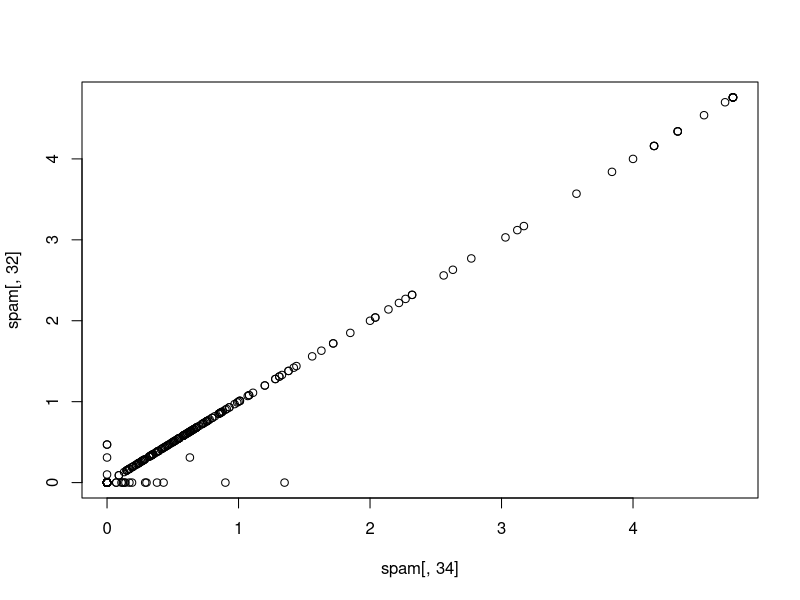
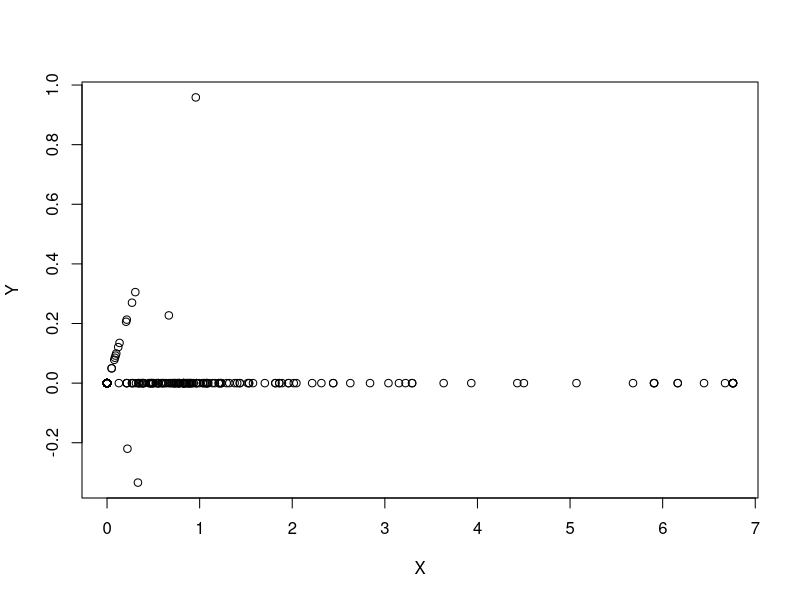
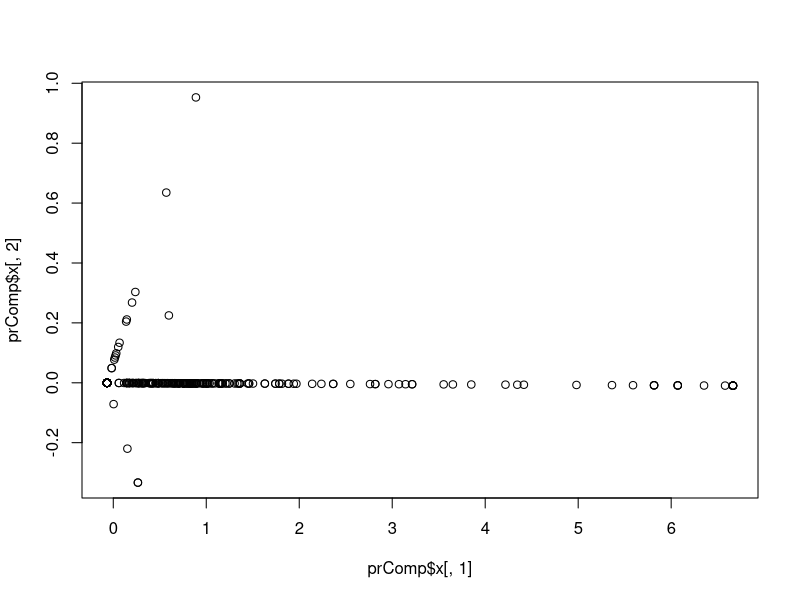
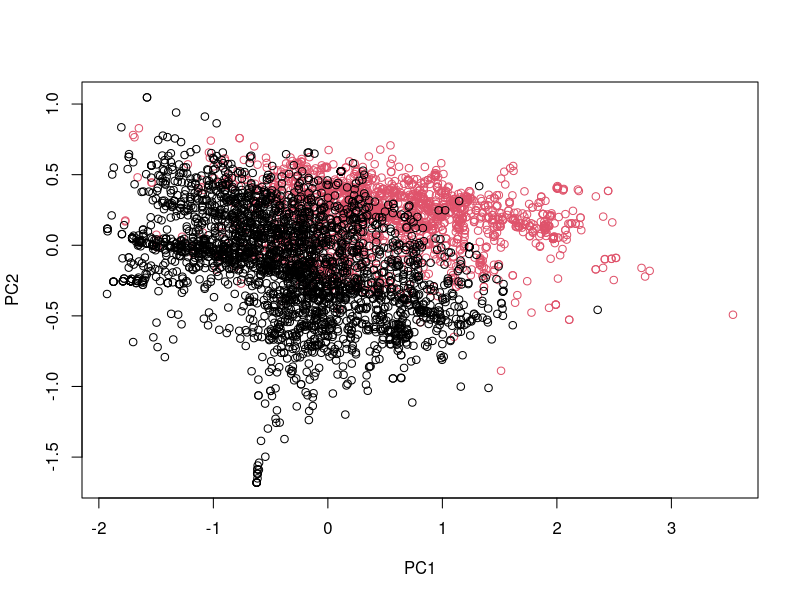
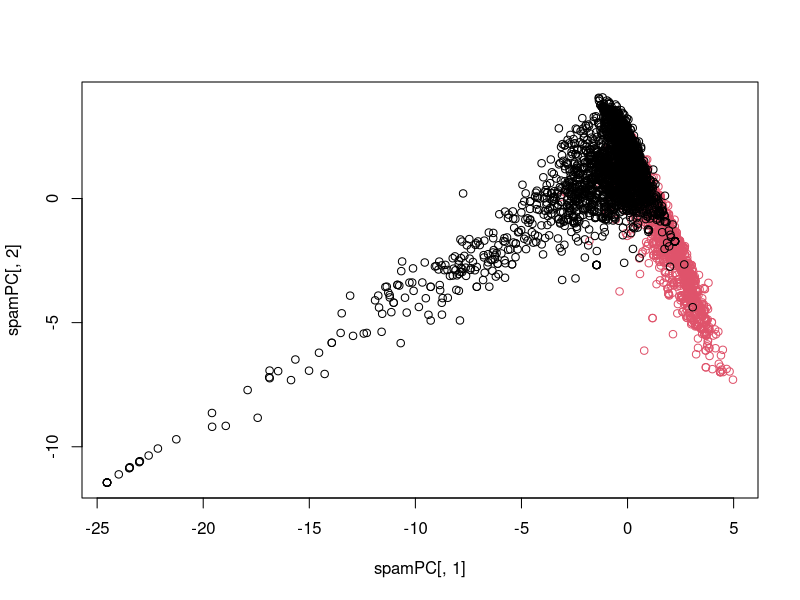

The R script that drew these images, in order: (Note: this script raises an error after producing the figures.)
# principal components analysis notes
# spam data
library(caret)
library(kernlab)
data(spam)
inTrain <- createDataPartition(y=spam$type,
                              p=0.75, list=FALSE)
training <- spam[inTrain,]
testing <- spam[-inTrain,]

M <- abs(cor(training[,-58]))
diag(M) <- 0
which(M > 0.8,arr.ind=T)

names(spam)[c(34,32)]
plot(spam[,34],spam[,32])

# rotate the plot
X <- 0.71*training$num415 + 0.71*training$num857
Y <- 0.71*training$num415 - 0.71*training$num857
plot(X,Y)

# PCA in R 
smallSpam <- spam[,c(34,32)]
prComp <- prcomp(smallSpam)
plot(prComp$x[,1],prComp$x[,2])

prComp$rotation

# PCA on spam data
typeColor <- ((spam$type=="spam")*1 + 1)
prComp <- prcomp(log10(spam[,-58]+1))
plot(prComp$x[,1],prComp$x[,2],col=typeColor,xlab="PC1",ylab="PC2")

# PCA with caret
preProc <- preProcess(log10(spam[,-58]+1),method="pca",pcaComp=2)
spamPC <- predict(preProc,log10(spam[,-58]+1))
plot(spamPC[,1],spamPC[,2],col=typeColor)

# preprocessing with PCA
preProc <- preProcess(log10(training[,-58]+1),method="pca",pcaComp=2)
trainPC <- predict(preProc,log10(training[,-58]+1))
modelFit <- train(training$type ~ .,method="glm",data=trainPC)

testPC <- predict(preProc,log10(testing[,-58]+1))
confusionMatrix(testing$type,predict(modelFit,testPC))

# alternative (set #s of PCs)
modelFit <- train(training$type ~ .,method="glm",preProcess="pca",data=training)
confusionMatrix(testing$type,predict(modelFit,testing))
